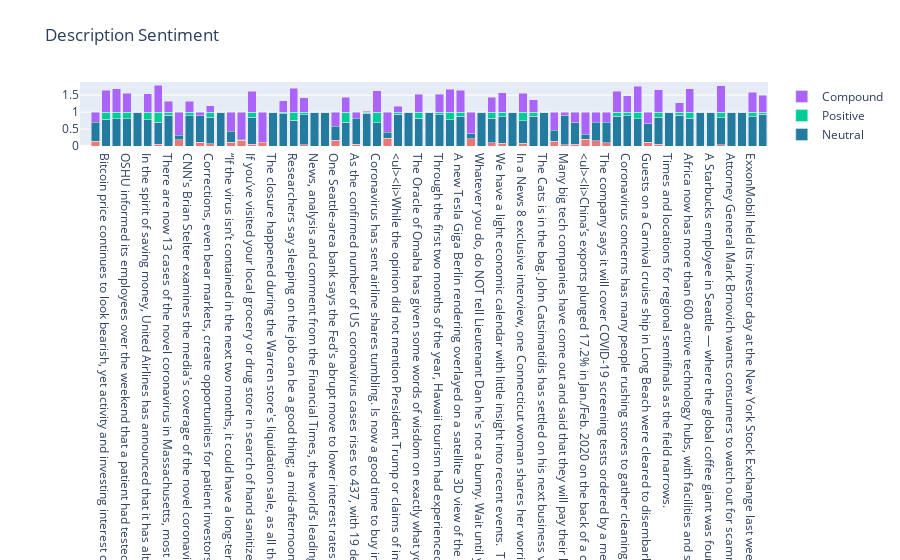

Here is the notebook cell this chart was saved with:
### Code cell
graph_sentiment(news_df['description'], news_df['desc_score'], 'Description Sentiment')
